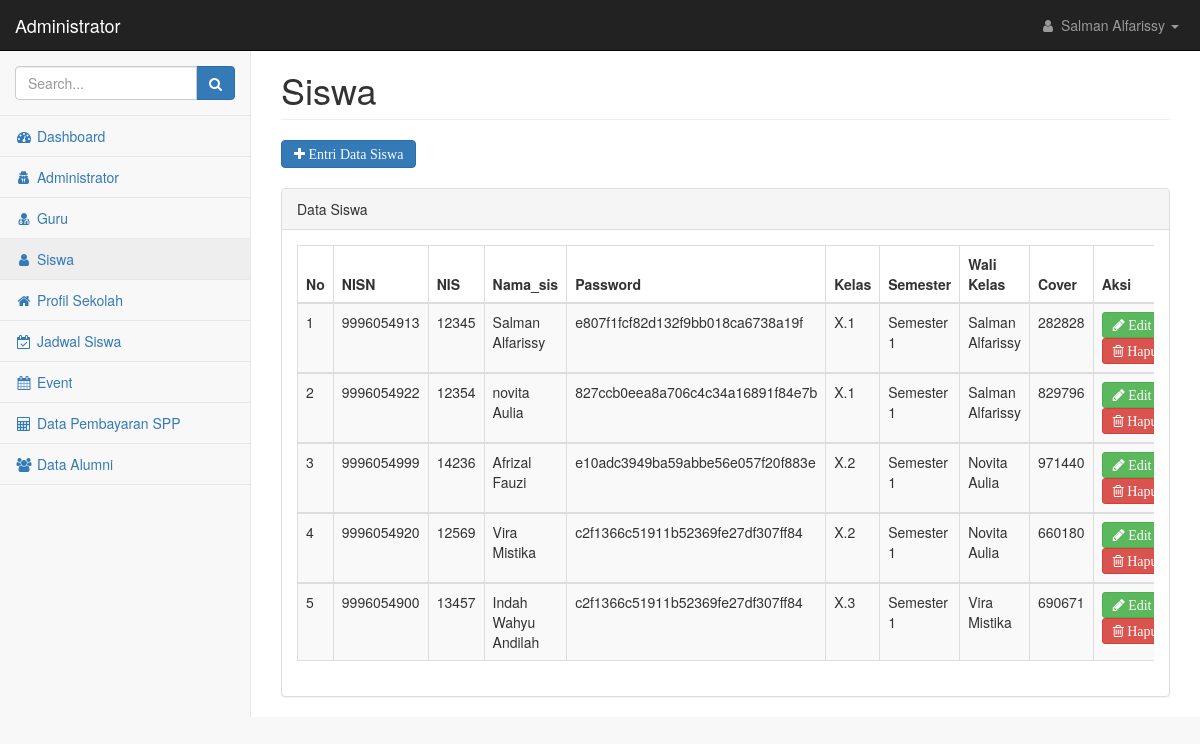
Screenshot of /admin/index.php?page=siswa&id_adm=1 with the database file from the repository.
### tables this page shows
CREATE TABLE `siswa` (
  `id_siswa` int(50) NOT NULL,
  `id_guru` int(50) NOT NULL,
  `id_adm` int(50) NOT NULL,
  `password` varchar(50) NOT NULL,
  `nisn` varchar(50) NOT NULL,
  `nis` varchar(100) NOT NULL,
  `nama_sis` varchar(100) NOT NULL,
  `foto_sis` text NOT NULL,
  `ttl` varchar(100) NOT NULL,
  `jenis_kelamin` varchar(50) NOT NULL,
  `agama` varchar(20) NOT NULL,
  `status_keluarga` varchar(50) NOT NULL,
  `anak_ke` varchar(20) NOT NULL,
  `alamat` text NOT NULL,
  `no_hp` varchar(20) NOT NULL,
  `kelas` varchar(40) NOT NULL,
  `semester` varchar(100) NOT NULL,
  `tahun_diterima` varchar(25) NOT NULL,
  `semester_diterima` varchar(40) NOT NULL,
  `nama_sekolah_asal` text NOT NULL,
  `alamat_sekolah_asal` text NOT NULL,
  `tahun_ijazah_sebelumnya` varchar(20) NOT NULL,
  `nomor_ijazah_sebelumnya` varchar(20) NOT NULL,
  `tahun_skhun_sebelumya` varchar(20) NOT NULL,
  `nomor_skhun_sebelumnya` varchar(20) NOT NULL,
  `nama_ayah` varchar(100) NOT NULL,
  `nama_ibu` varchar(100) NOT NULL,
  `alamat_ortu` text NOT NULL,
  `pekerjaan_ayah` varchar(100) NOT NULL,
  `pekerjaan_ibu` varchar(100) NOT NULL,
  `nama_wali` varchar(100) NOT NULL,
  `alamat_wali` text NOT NULL,
  `no_hp_wali` varchar(20) NOT NULL,
  `pekerjaan_wali` varchar(100) NOT NULL,
  `cover` text NOT NULL
);

CREATE TABLE `guru` (
  `id_guru` int(50) NOT NULL,
  `id_adm` int(50) NOT NULL,
  `nip_guru` varchar(100) NOT NULL,
  `password` varchar(50) NOT NULL,
  `nama_guru` varchar(100) NOT NULL,
  `email_guru` varchar(100) NOT NULL,
  `no_telp` varchar(100) NOT NULL,
  `jabatan` varchar(100) NOT NULL
);

### admin/siswa.php (the view, shortened to what this page needs)
<div class="row">
    <div class="col-lg-12">
        <h1 class="page-header">Siswa</h1>
    </div>
</div>
<?php
include("../koneksi.php");
$aksi=isset($_GET['aksi']) ? $_GET['aksi'] : 'list';
switch ($aksi){
    case 'list';
?>
<div>
    <a href=?page=siswa&aksi=entri&id_adm=<?php echo $_GET['id_adm'] ?> class="btn btn-primary fa fa-plus"> Entri Data Siswa </a>
</div>
<br/>
<div class="row">
    <div class="col-lg-12">
        <div class="panel panel-default">
            <div class="panel-heading">
               Data Siswa
            </div>
            <div class="panel-body">
                <div class="table-responsive">
                    <table class="table table-striped table-bordered table-hover" id="dataTables-example">
                        <thead>
                            <tr>
                                <th>No</th>
                                <th>NISN</th>
                                <th>NIS</th>
                                <th>Nama_sis</th>
                                <th>Password</th>
                                <th>Kelas</th>
                                <th>Semester</th>
                                <th>Wali Kelas</th>
                                <th>Cover</th>
                                <th>Aksi</th>
                            </tr>
                        </thead>
                        <?php
                        $no=1;
                        $tampil=mysqli_query($koneksi,"SELECT * FROM siswa order by id_siswa ASC");
                        while ($data=mysqli_fetch_array($tampil)) {
                            $guru=mysqli_query($koneksi,"SELECT id_siswa,nama_guru FROM siswa join guru using(id_guru) WHERE id_siswa='$data[id_siswa]'");
                            $gr=mysqli_fetch_array($guru);
                        ?>
                        <tbody>
                            <tr class="odd gradeX">
                                <td><?php echo $no?></td>
                                <td><?php echo $data['nisn']?></td>
                                <td><?php echo $data['nis']?></td>
                                <td><?php echo $data['nama_sis']?></td>
                                <td><?php echo $data['password']?></td>
                                <td><?php echo $data['kelas']?></td>
                                <td><?php echo $data['semester']?></td>
                                <td><?php echo $gr['nama_guru']?></td>
                                <td><?php echo $data['cover']?></td>
                                <td><a href=?page=siswa&aksi=edit&id_adm=<?php echo $_GET['id_adm'] ?>&id_siswa=<?php echo $data['id_siswa']; ?> class="btn btn-success btn-sm fa fa-pencil"> Edit</a>
			                        <a href="aksi_siswa.php?page=siswa&id_adm=<?php echo $_GET['id_adm'] ?>&proses=hapus&id_siswa=<?php echo $data['id_siswa']; ?>"
				                    onclick="return confirm('Yakin akan menghapus data ?');" class="btn btn-danger btn-sm fa fa-trash-o"> Hapus</td>
                            </tr>
                            <?php
                            $no++;
                        }
                            ?>
                        </tbody>
                    </table>
                    <?php
                        break;
                    ?>
                    <?php
                    }
                    ?>
                </div>
            </div>
        </div>
    </div>
</div>

### admin/index.php (shortened to what this page needs)
<!DOCTYPE html>
<html lang="en">
    <head>
        <link href="../scss/bootstrap.min.css" rel="stylesheet">
        <link href="../scss/metisMenu.min.css" rel="stylesheet">
        <link href="../css/dataTables/dataTables.bootstrap.css" rel="stylesheet">
        <link href="../css/dataTables/dataTables.responsive.css" rel="stylesheet">
        <link href="../scss/timeline.css" rel="stylesheet">
        <link href="../scss/startmin.css" rel="stylesheet">
        <link href="../scss/morris.css" rel="stylesheet">
        <link href="../scss/font-awesome.min.css" rel="stylesheet" type="text/css">
    </head>
    <body>
        <div id="wrapper">
            <nav class="navbar navbar-inverse navbar-fixed-top" role="navigation">
                <div class="navbar-header">
                    <a class="navbar-brand" href="index.php">Administrator</a>
                </div>
                <ul class="nav navbar-right navbar-top-links">
                    <li class="dropdown">
                        <a class="dropdown-toggle" data-toggle="dropdown" href="#">
                        <?php
                        include("../koneksi.php");
                        $query=mysqli_query($koneksi,"SELECT * FROM administrator WHERE id_adm=$_GET[id_adm]");
                        $data=mysqli_fetch_array($query);
                        ?>
                            <i class="fa fa-user fa-fw"></i> <?php echo $data['nama_ad']; ?> <b class="caret"></b>
                        </a>
                    </li>
                </ul>
                <div class="navbar-default sidebar" role="navigation">
                    <div class="sidebar-nav navbar-collapse">
                        <ul class="nav" id="side-menu">
                            <li class="sidebar-search">
                                <div class="input-group custom-search-form">
                                    <input type="text" class="form-control" placeholder="Search...">
                                    <span class="input-group-btn">
                                        <button class="btn btn-primary" type="button">
                                            <i class="fa fa-search"></i>
                                        </button>
                                </span>
                                </div>
                            </li>
                            <li>
                                <a <?php if ($_GET["page"]=="home"){echo 'class="active"'; }?> href="?page=home&id_adm=<?php echo $_GET['id_adm']?>" ><i class="fa fa-dashboard fa-fw"></i> Dashboard</a>
                            </li>
                            <li>
                                <a <?php if ($_GET["page"]=="administrator"){echo 'class="active"'; }?> href="?page=administrator&id_adm=<?php echo $_GET['id_adm']?>"><i class="fa fa-user-secret fa-fw"></i> Administrator </a>
                            </li>
                            <li>
                                <a <?php if ($_GET["page"]=="guru"){echo 'class="active"'; }?> href="?page=guru&id_adm=<?php echo $_GET['id_adm']?>"><i class="fa fa-user-md fa-fw"></i> Guru </a>
                            </li>
                            <li>
                                <a <?php if ($_GET["page"]=="siswa"){echo 'class="active"'; }?> href="?page=siswa&id_adm=<?php echo $_GET['id_adm']?>"><i class="fa fa-user fa-fw"></i> Siswa </a>
                            </li>
                            <li>
                                <a <?php if ($_GET["page"]=="profil"){echo 'class="active"'; }?> href="?page=profil&id_adm=<?php echo $_GET['id_adm']?>"><i class="fa fa-home fa-fw"></i> Profil Sekolah </a>
                            </li>
                            <li>
                                <a <?php if ($_GET["page"]=="jadwal"){echo 'class="active"'; }?> href="?page=jadwal&id_adm=<?php echo $_GET['id_adm']?>"><i class="fa fa-calendar-check-o fa-fw"></i> Jadwal Siswa </a>
                            </li>
                            <li>
                                <a <?php if ($_GET["page"]=="event"){echo 'class="active"'; }?> href="?page=event&id_adm=<?php echo $_GET['id_adm']?>"><i class="fa fa-calendar fa-fw"></i> Event </a>
                            </li>
                            <li>
                                <a <?php if ($_GET["page"]=="data_spp"){echo 'class="active"'; }?> href="?page=data_spp&id_adm=<?php echo $_GET['id_adm']?>"><i class="fa fa-calculator fa-fw"></i> Data Pembayaran SPP </a>
                            </li>
                            <li>
                                <a <?php if ($_GET["page"]=="alumni"){echo 'class="active"'; }?> href="?page=alumni&id_adm=<?php echo $_GET['id_adm']?>"><i class="fa fa-users fa-fw"></i> Data Alumni </a>
                            </li>
                        </ul>
                    </div>
                </div>
            </nav>
            <div id="page-wrapper">
                <div class="container-fluid">
                    <?php
include_once "main.php";
?>
                </div>
            </div>
        </div>
    </body>
</html>

### scss/startmin.css (style rules this page uses)
body { background-color: #f8f8f8; }
#wrapper { width: 100%; }
#page-wrapper { padding-top: 30px; min-height: 568px; background-color: #fff; }
@media (min-width:768px) { #page-wrapper { position: inherit; margin-left: 250px; padding: 30px 15px 0 15px; border-left: 1px solid #e7e7e7; } }
.navbar-header { float: left; }
.navbar-right { text-align: right; }
.navbar-top-links { margin: 0; }
.navbar-top-links li { display: inline-block; }
.navbar-top-links li:last-child { margin-right: 6px; }
.navbar-top-links li a { padding: 15px; min-height: 50px; }
.navbar-top-links>li>a { color: #999; }
.sidebar .sidebar-nav.navbar-collapse { padding-right: 0; padding-left: 0; }
.sidebar .sidebar-search { padding: 15px; }
.sidebar ul li { border-bottom: 1px solid #e7e7e7; }
.sidebar ul li a.active { background-color: #eee; }
@media (min-width:768px) { .sidebar { z-index: 1; position: absolute; width: 250px; margin-top: 51px; } }

### rows the page displays
siswa: nisn "9996054913", nis "12345", nama_sis "Salman Alfarissy", password "e807f1fcf82d132f9bb018ca6738a19f", kelas "X.1", semester "Semester 1", id_guru.nama_guru "Salman Alfarissy", cover "282828"
siswa: nisn "9996054922", nis "12354", nama_sis "novita Aulia", password "827ccb0eea8a706c4c34a16891f84e7b", kelas "X.1", semester "Semester 1", id_guru.nama_guru "Salman Alfarissy", cover "829796"
siswa: nisn "9996054999", nis "14236", nama_sis "Afrizal Fauzi", password "e10adc3949ba59abbe56e057f20f883e", kelas "X.2", semester "Semester 1", id_guru.nama_guru "Novita Aulia", cover "971440"
siswa: nisn "9996054920", nis "12569", nama_sis "Vira Mistika", password "c2f1366c51911b52369fe27df307ff84", kelas "X.2", semester "Semester 1", id_guru.nama_guru "Novita Aulia", cover "660180"
siswa: nisn "9996054900", nis "13457", nama_sis "Indah Wahyu Andilah", password "c2f1366c51911b52369fe27df307ff84", kelas "X.3", semester "Semester 1", id_guru.nama_guru "Vira Mistika", cover "690671"

### other values shown
$data['nama_ad'] "Salman Alfarissy"
